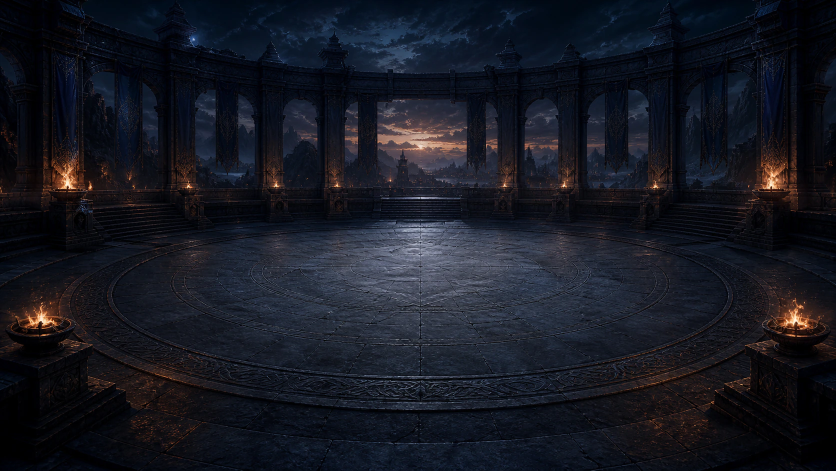
#> input picture assets/images/battle-arena.webp, 1672 x 941 px (shown at 1/2 size)
$ python process-third-generation-fusion-art.py ../assets/images/battle-arena.webp out.png
#> lines starting #> are read from the running program, lines starting #| are printed output that depends on the picture
#> in convert, image is the input picture: PIL image 1672x941 RGB; mean R, G, B 22.3, 24.5, 33.6
"""Normalize generated fusion art into the game's WebP asset sizes."""

from __future__ import annotations

import argparse
from pathlib import Path

from PIL import Image


CARD_SIZE = (640, 853)
THUMBNAIL_SIZE = (180, 240)


def crop_to_ratio(image: Image.Image, width: int, height: int) -> Image.Image:
#> called with width = 640, height = 853
    target_ratio = width / height
    source_ratio = image.width / image.height
#> source_ratio = 1.78
    if source_ratio > target_ratio:
        crop_width = round(image.height * target_ratio)
#> crop_width = 706
        left = (image.width - crop_width) // 2
#> left = 483
        return image.crop((left, 0, left + crop_width, image.height))
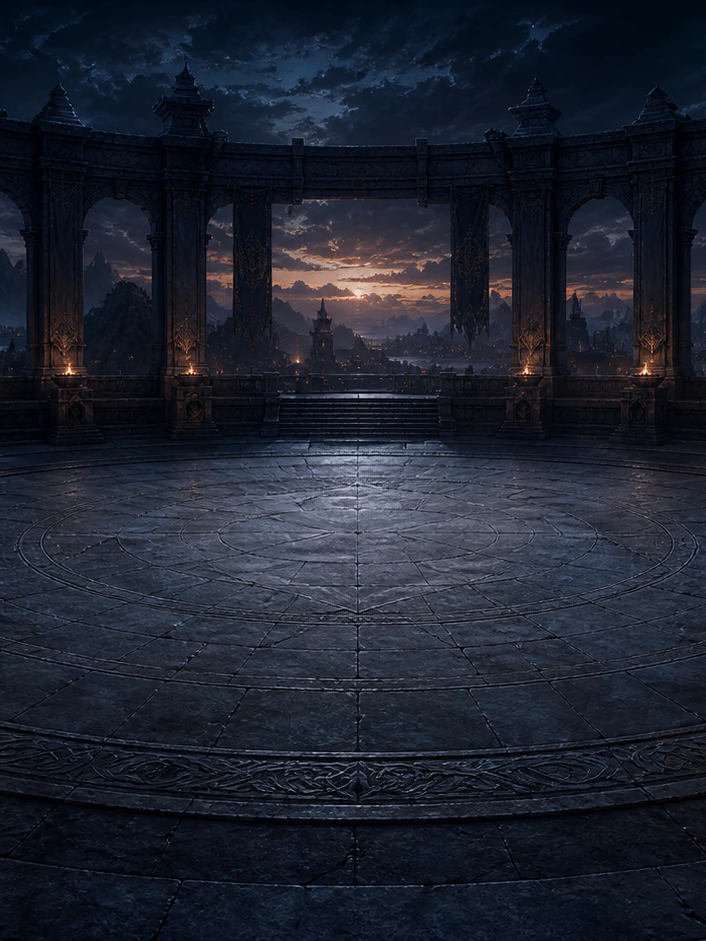
#> returned value: PIL image 706x941 RGB; mean R, G, B 29.6, 34.5, 47.2
    crop_height = round(image.width / target_ratio)
    top = (image.height - crop_height) // 2
    return image.crop((0, top, image.width, top + crop_height))


def convert(source: Path, output: Path, size: tuple[int, int], quality: int) -> None:
    output.parent.mkdir(parents=True, exist_ok=True)
    with Image.open(source) as image:
        normalized = crop_to_ratio(image.convert("RGB"), *size)
        normalized = normalized.resize(size, Image.Resampling.LANCZOS)
        normalized.save(output, "WEBP", quality=quality, method=6)


def main() -> None:
    parser = argparse.ArgumentParser()
    parser.add_argument("source", type=Path)
    parser.add_argument("output", type=Path)
    parser.add_argument("--thumbnail", type=Path)
    args = parser.parse_args()

    convert(args.source, args.output, CARD_SIZE, 88)
    if args.thumbnail:
        convert(args.output, args.thumbnail, THUMBNAIL_SIZE, 81)


if __name__ == "__main__":
    main()
